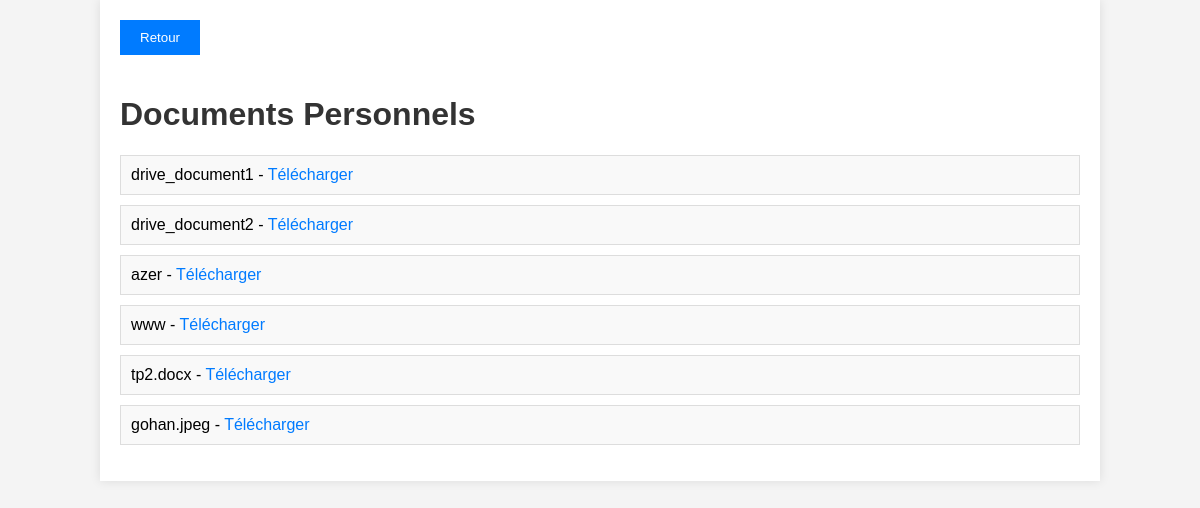
Before: /folder/1/ (signed in) with the older database file.
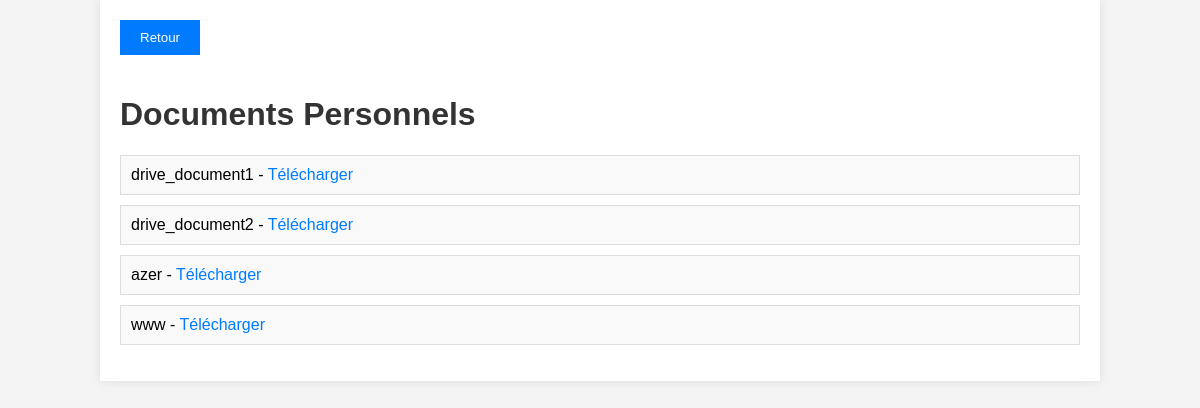
After: the same page with the newer database file.
### drive/models.py (models this page shows, shortened)
class Document(models.Model):
    nom = models.CharField(max_length=255)
    type_fichier = models.CharField(max_length=50)
    date_ajout = models.DateTimeField(auto_now_add=True)
    taille_fichier = models.PositiveIntegerField()
    fichier = models.FileField(upload_to='')  # On définira le dossier dynamiquement
    utilisateur = models.ForeignKey(User, on_delete=models.CASCADE)
    dossier = models.ForeignKey(Dossier, null=True, blank=True, on_delete=models.CASCADE)

### drive/views.py (the view)
# urls.py: path('folder/<int:folder_id>/', folder_document_list, name='folder_documents'),
@login_required
def folder_document_list(request, folder_id):
    dossier = get_object_or_404(Dossier, id=folder_id, utilisateur=request.user)  # Récupère le dossier
    documents = Document.objects.filter(dossier_id=dossier.id)  # Filtrer les documents par dossier
    return render(request, 'folder_documents.html', {'dossier': dossier, 'documents': documents})

### drive/templates/folder_documents.html (shortened to what this page needs)
<!DOCTYPE html>
<html lang="fr">
  <head>
  </head>
  <body>
    <div class="container">
      <button onclick="goBack()">Retour</button>
      <h1>{{ dossier.nom }}</h1>
      {% if documents %}
      <ul>
        {% for document in documents %}
        <li>
          {{ document.nom }} -
          <a href="{% url 'download_file' document.id %}">Télécharger</a>
        </li>
        {% endfor %}
      </ul>
      {% else %}
      <p>Aucun fichier trouvé dans ce dossier.</p>
      {% endif %}
    </div>
  </body>
</html>

Changed rows visible on the page:
removed Document: nom "tp2.docx"
removed Document: nom "gohan.jpeg"
